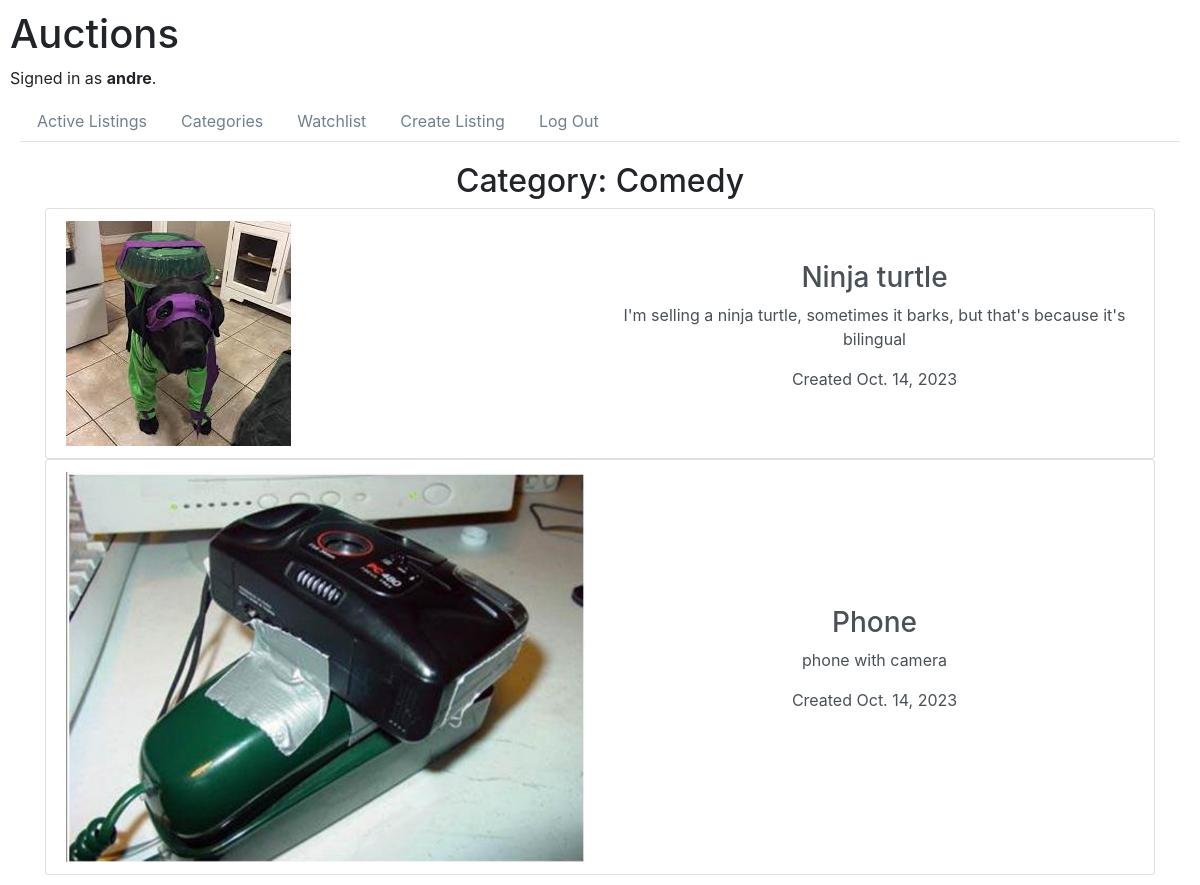
The app's page /categories/Comedy (signed in) with its own data.
### auctions/models.py (models this page shows, shortened)
class User(AbstractUser):
    def __str__(self) -> str:
        return f"User {self.id}: {self.username}"

class Auction(models.Model):
    STATUS_CHOICES = (
        ("open", "Open"),
        ("closed", "Closed"),
    )
    title = models.CharField(max_length=128)
    description = models.TextField()
    user_id = models.ForeignKey(
        User, on_delete=models.CASCADE, related_name="auctioneer"
    )
    image = models.ImageField(upload_to="images/", blank=True, default='images/no-image.png')
    category = models.CharField(max_length=64, blank=True)
    status = models.CharField(max_length=7, choices=STATUS_CHOICES, default="open")
    date = models.DateField(auto_now_add=True)

### auctions/views.py (the view)
# urls.py: path("categories/<str:category>", views.category_list, name="category_list"),
@login_required(login_url="login")
def category_list(request, category):
    auctions = Auction.objects.filter(category=category)
    return render(
        request,
        "auctions/selected.html",
        {
            "auction_listing": auctions,
            "category": category,
        },
    )

### auctions/templates/auctions/selected.html (shortened to what this page needs)
{% extends "auctions/layout.html" %}
{% block body %}
        {% if category %}
            <h2>Category: {{ category }}</h2>
        {% else %}
            <h2>Your watchlist</h2>
        {% endif %}
        <ul class="list-group">
            {% for auction in auction_listing %}
                <li>
                    {% if category and auction.status == 'open' %}
                        <a href="{% url 'listing' auction.id %}" class="list-group-item list-group-item-action">
                        <div class="row">
                            <div class="main col-lg-6 col-md-6" id="left">
                                <div class="img">
                                    <img class="img-fluid" alt="Auction: {{ auction.title }}" src="{{ auction.image.url }}">
                                </div>
                            </div>
                            <div class="sidebar col-lg-6 col-md-6" id="right">
                                <h3>{{ auction.title }}</h3>
                                <p>{{ auction.description }}</p>
                                <p>Created {{ auction.date }}</p>
                            </div>
                        </div>
                        </a>
                    {% else %}
                        <p>Nothing found.</p>
                    {% endif %}
                </li>
            {% endfor %}
        </ul>
{% endblock body %}

### auctions/templates/auctions/layout.html (shortened to what this page needs)
{% load static %}
<!DOCTYPE html>
<html lang="en">
    <head>
        <link rel="stylesheet" href="https://stackpath.bootstrapcdn.com/bootstrap/4.4.1/css/bootstrap.min.css">
        <link href="{% static 'auctions/styles.css' %}" rel="stylesheet">
    </head>
    <body>
        <h1>Auctions</h1>
        <div>
            {% if user.is_authenticated %}
                Signed in as <strong>{{ user.username }}</strong>.
            {% else %}
                Not signed in.
            {% endif %}
        </div>
        <div class="nav-bar">
            <ul class="nav nav-tabs">
                <li class="nav-item">
                    <a class="nav-link" href="{% url 'index' %}">Active Listings</a>
                </li>
                {% if user.is_authenticated %}
                    <li class="nav-item">
                        <a class="nav-link" href="{% url 'categories' %}">Categories</a>
                    </li>
                    <li class="nav-item">
                        <a class="nav-link" href="{% url 'watchlist' %}">Watchlist</a>
                    </li>
                    <li class="nav-item">
                        <a class="nav-link" href="{% url 'create' %}">Create Listing</a>
                    </li>
                    <li class="nav-item">
                        <a class="nav-link" href="{% url 'logout' %}">Log Out</a>
                    </li>
                {% endif %}
            </ul>
        </div>
        <div class="container">
            {% block body %}
            {% endblock %}
        </div>
    </body>
</html>

### auctions/static/auctions/styles.css (style rules this page uses)
body { padding: 10px; }
img { max-height:400px; max-width:400px; height:auto; width:auto; }
#left { text-align: left; }
.nav-bar { margin: 10px; padding-bottom: 10px; }
.container { text-align: center; word-wrap: break-word; }
ul { list-style-type: none; }
#right { text-align: center; margin: auto; }
.nav-item a { color: #708090; }

### records on screen
User: username "andre"
Auction: image (picture), title "Ninja turtle", description "I'm selling a ninja turtle, sometimes it barks, but that's because it's bilingual", date "Oct. 14, 2023"
Auction: image (picture), title "Phone", description "phone with camera", date "Oct. 14, 2023"

### other values on screen
{{ category }} "Comedy"
